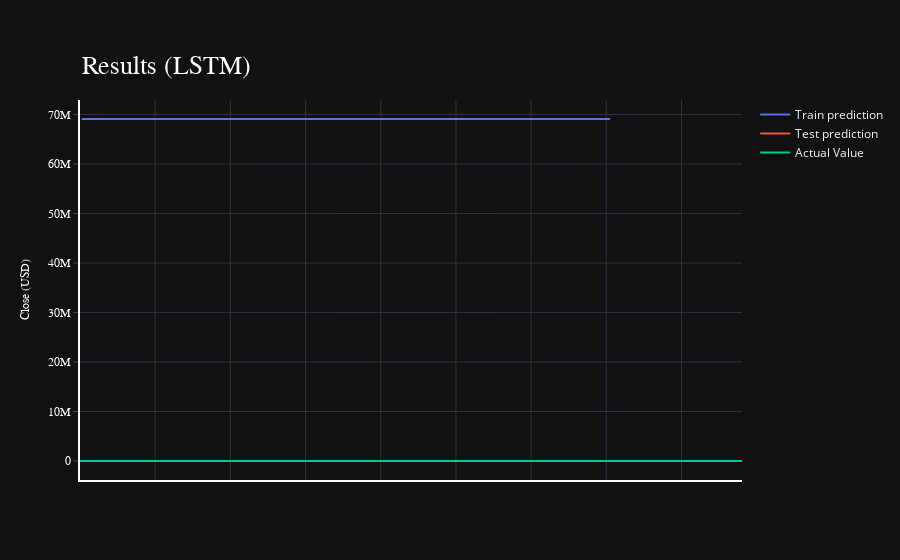

The notebook cell this image was saved under:
### Code cell
# !pip install nbformat
# !pip install plotly
import plotly.express as px
import plotly.graph_objects as go

fig = go.Figure()
fig.add_trace(go.Scatter(go.Scatter(x=result.index, y=result[0],
                    mode='lines',
                    name='Train prediction')))
fig.add_trace(go.Scatter(x=result.index, y=result[1],
                    mode='lines',
                    name='Test prediction'))
fig.add_trace(go.Scatter(go.Scatter(x=result.index, y=result[2],
                    mode='lines',
                    name='Actual Value')))
fig.update_layout(
    xaxis=dict(
        showline=True,
        showgrid=True,
        showticklabels=False,
        linecolor='white',
        linewidth=2
    ),
    yaxis=dict(
        title_text='Close (USD)',
        titlefont=dict(
            family='Rockwell',
            size=12,
            color='white',
        ),
        showline=True,
        showgrid=True,
        showticklabels=True,
        linecolor='white',
        linewidth=2,
        ticks='outside',
        tickfont=dict(
            family='Rockwell',
            size=12,
            color='white',
        ),
    ),
    showlegend=True,
    template = 'plotly_dark'

)



annotations = []
annotations.append(dict(xref='paper', yref='paper', x=0.0, y=1.05,
                              xanchor='left', yanchor='bottom',
                              text='Results (LSTM)',
                              font=dict(family='Rockwell',
                                        size=26,
                                        color='white'),
                              showarrow=False))
fig.update_layout(annotations=annotations)

### Figure 1 — Plotly figure (JSON) as saved in the notebook; plotly's stock layout.template omitted (floating-point values rounded to 4 significant figures; data arrays with more than 128 entries replaced by an {"elided": "..."} marker saying what was removed)
{"data": [{"mode": "lines", "name": "Train prediction", "type": "scatter", "x": {"elided": "1762 int values"}, "y": {"elided": "1762 int values"}}, {"mode": "lines", "name": "Test prediction", "type": "scatter", "x": {"elided": "1762 int values"}, "y": {"elided": "1762 float values"}}, {"mode": "lines", "name": "Actual Value", "type": "scatter", "x": {"elided": "1762 int values"}, "y": {"elided": "1762 float values"}}], "layout": {"annotations": [{"font": {"color": "white", "family": "Rockwell", "size": 26}, "showarrow": false, "text": "Results (LSTM)", "x": 0, "xanchor": "left", "xref": "paper", "y": 1.05, "yanchor": "bottom", "yref": "paper"}], "showlegend": true, "xaxis": {"linecolor": "white", "linewidth": 2, "showgrid": true, "showline": true, "showticklabels": false}, "yaxis": {"linecolor": "white", "linewidth": 2, "showgrid": true, "showline": true, "showticklabels": true, "tickfont": {"color": "white", "family": "Rockwell", "size": 12}, "ticks": "outside", "title": {"font": {"color": "white", "family": "Rockwell", "size": 12}, "text": "Close (USD)"}}}}
